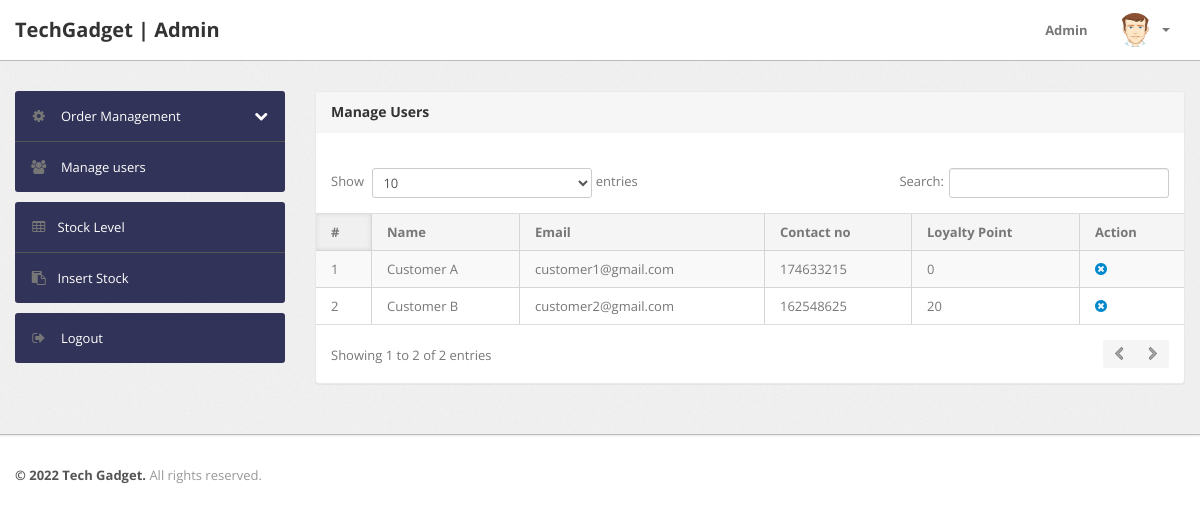
/admin/manage-users.php (signed in), run on an earlier commit of the app's database.
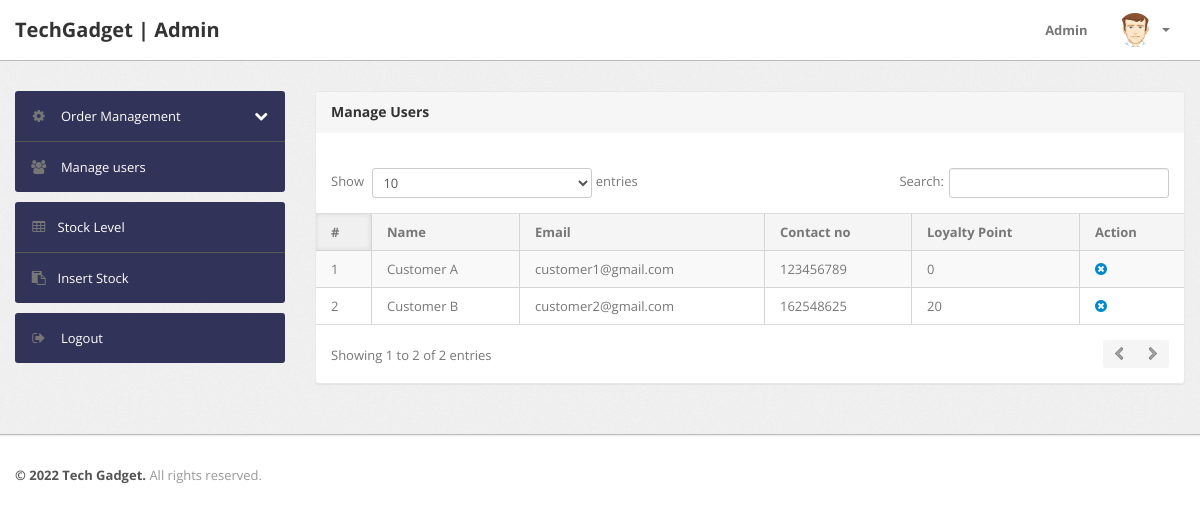
And on a later commit of the database.
### tables this page shows
CREATE TABLE `customer` (
  `CustomerID` int(5) NOT NULL,
  `username` varchar(255) NOT NULL,
  `FirstName` varchar(50) NOT NULL,
  `LastName` varchar(50) NOT NULL,
  `Phone` int(15) NOT NULL,
  `BirthDate` date NOT NULL,
  `Email` varchar(50) NOT NULL,
  `Password` varchar(255) NOT NULL,
  `LoyaltyPoint` int(10) NOT NULL
);

### admin/manage-users.php (the view, shortened to what this page needs)
<?php
if(strlen($_SESSION['alogin'])==0)
	{
header('location:index.php');
}
else{
?>
<!DOCTYPE html>
<html lang="en">
<head>
	<link type="text/css" href="bootstrap/css/bootstrap.min.css" rel="stylesheet">
	<link type="text/css" href="bootstrap/css/bootstrap-responsive.min.css" rel="stylesheet">
	<link type="text/css" href="css/theme.css" rel="stylesheet">
	<link type="text/css" href="images/icons/css/font-awesome.css" rel="stylesheet">
</head>
<body>
<?php include('include/header.php');?>
	<div class="wrapper">
		<div class="container">
			<div class="row">
<?php include('include/sidebar.php');?>
			<div class="span9">
					<div class="content">
	<div class="module">
							<div class="module-head">
								<h3>Manage Users</h3>
							</div>
							<div class="module-body table">
									<br />
								<table cellpadding="0" cellspacing="0" border="0" class="datatable-1 table table-bordered table-striped	 display" width="100%">
									<thead>
										<tr>
											<th>#</th>
											<th>Name</th>
											<th>Email</th>
											<th>Contact no</th>
											<th>Loyalty Point</th>
											<th>Action</th>
										</tr>
									</thead>
									<tbody>
<?php $query=mysqli_query($con,"select * from `customer`");
$cnt=1;
while($row=mysqli_fetch_array($query))
{
?>
										<tr>
											<td><?php echo htmlentities($cnt);?></td>
											<td><?php echo htmlentities($row['FirstName']." ".$row['LastName']);?></td>
											<td><?php echo htmlentities($row['Email']);?></td>
											<td> <?php echo htmlentities($row['Phone']);?></td>
											<td><?php echo htmlentities($row['LoyaltyPoint']);?></td>
											<td><a href="manage-users.php?cusid=<?php echo $row['CustomerID']?>&del=delete" onClick="return confirm('Are you sure you want to delete?')"><i class="icon-remove-sign"></i></a></td>
										<?php $cnt=$cnt+1; } ?>
								</table>
							</div>
						</div>
					</div>
				</div>
			</div>
		</div>
	</div>
<?php include('include/footer.php');?>
</body>
<?php } ?>

What changed in the data, as far as the page shows it:
changed customer "Customer A": Phone "174633215" → "123456789"
